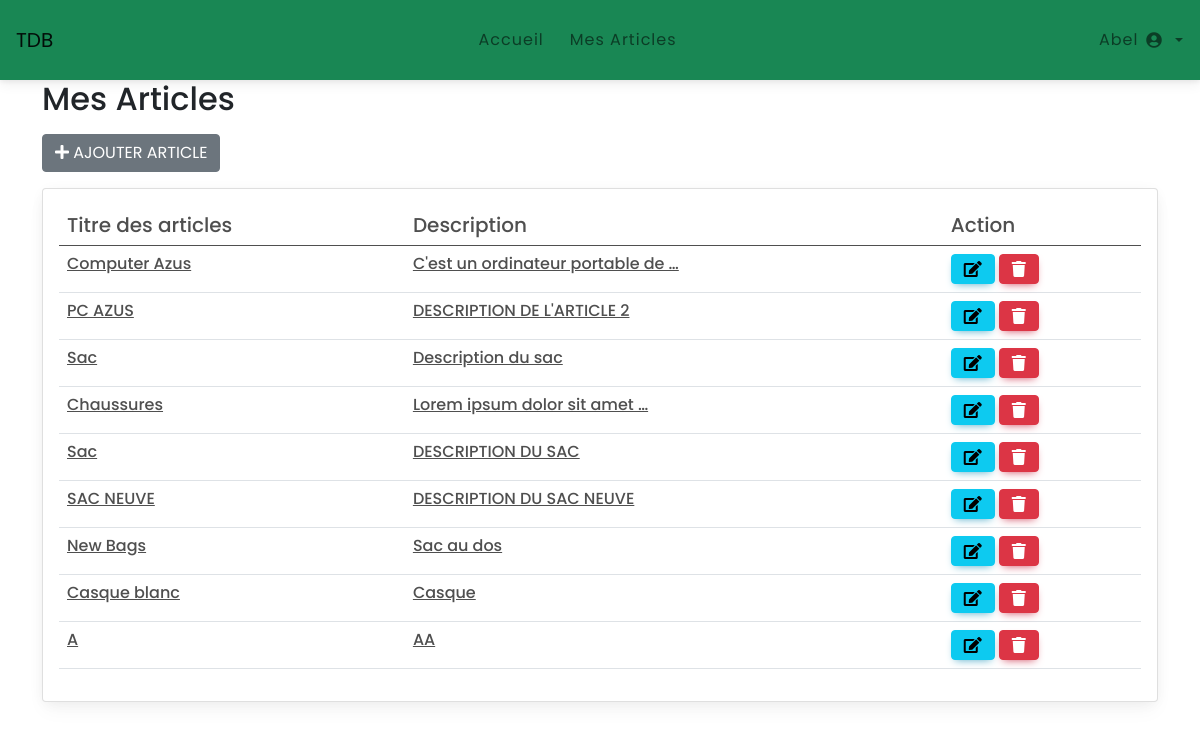
Page /blog/administration/user_articles/ (signed in) on the earlier database version.
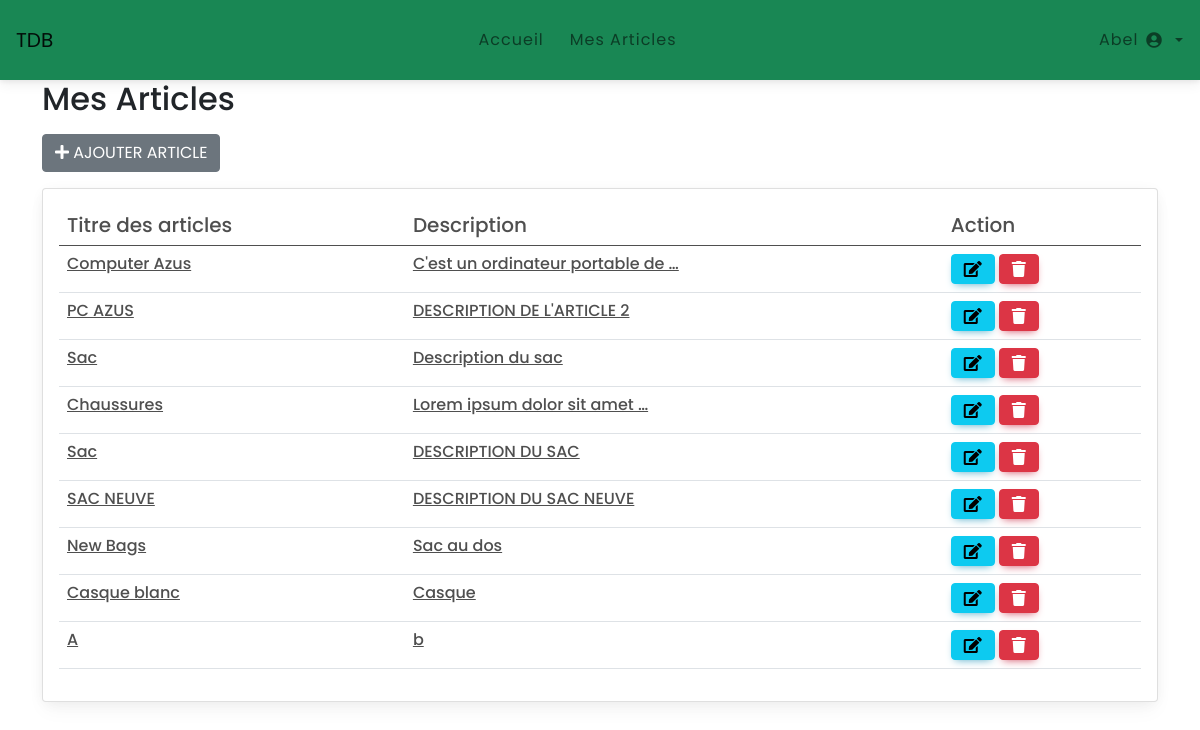
Same page on the later database version.
### blog/models.py (models this page shows, shortened)
class Article(models.Model):
    user=models.ForeignKey(User,on_delete=models.CASCADE,null=True)
    title=models.CharField(max_length=50)
    categorie=models.ForeignKey(Category,on_delete=models.CASCADE)
    description=models.TextField()
    image=models.ImageField(null=True ,blank=True)
    created_at=models.DateTimeField(auto_now_add=True)
    updated_at=models.DateTimeField(auto_now=True)

### app_admin/views.py (the view)
# urls.py: path('user_articles/',views.user_articles , name="mes_articles"),
@login_required
def user_articles(request):
    has_perm = request.user.has_perm("blog.delete_article")
    mes_articles_user = Article.objects.filter(user=request.user)
    return render(request, "app_admin/mes_articles.html", {"mes_articles_user":mes_articles_user, "has_perm":has_perm})

### app_admin/templates/app_admin/mes_articles.html
{% extends 'app_admin/base.html' %}
{% block content %}
<div class="container">
    <div class="row">
        <div class="col-md-12"><h2> Mes Articles</h2></div>
        <div class="col-md-12 p-10">
            <a href="{% url 'app_admin:Add_articles' %}" class="btn btn-secondary float-right mt-2"><i class="fas fa-plus"></i> Ajouter article</a>
        </div>
        <div class="col-md-12">
            {% if mes_articles_user %}
            <div class="card mt-3">
                <div class="card-body">
                    <table class="table table-hover">
                        <thead>
                            <tr>
                                <th class="h5">Titre des articles</th>
                                <th class="h5">Description</th>
                                <th class="h5">Action</th>
                            </tr>
                        </thead>
                        <tbody>
                            {% for article in mes_articles_user %}
                            <tr>
                                <td><a href="" class="h6">{{ article.title }}</a></td>
                                <td><a href="" class="h6"> {{ article.description | truncatewords:5 }}</a></td>
                                <td>
                                    <a href="{% url 'app_admin:update_article' article.id %}" class="btn btn-info"><i class="fas fa-edit"></i></a>
                                    {% if has_perm %}
                                    <a href="{% url 'app_admin:delete_article' article.id %}" class="btn btn-danger"><i class="fas fa-trash"></i></a>
                                    {% endif %}
                                </td>
                            </tr>
                            {% endfor %}
                        </tbody>
                    </table>
                </div>
            </div>
            {% else %}
            <p>Vous n'avez aucun articles</p>
            {% endif %}
        </div>
    </div>
</div>
{% endblock %}

Differences in the rows shown:
changed Article (number 9 of 9 on the later page): description "AA" → "b"
